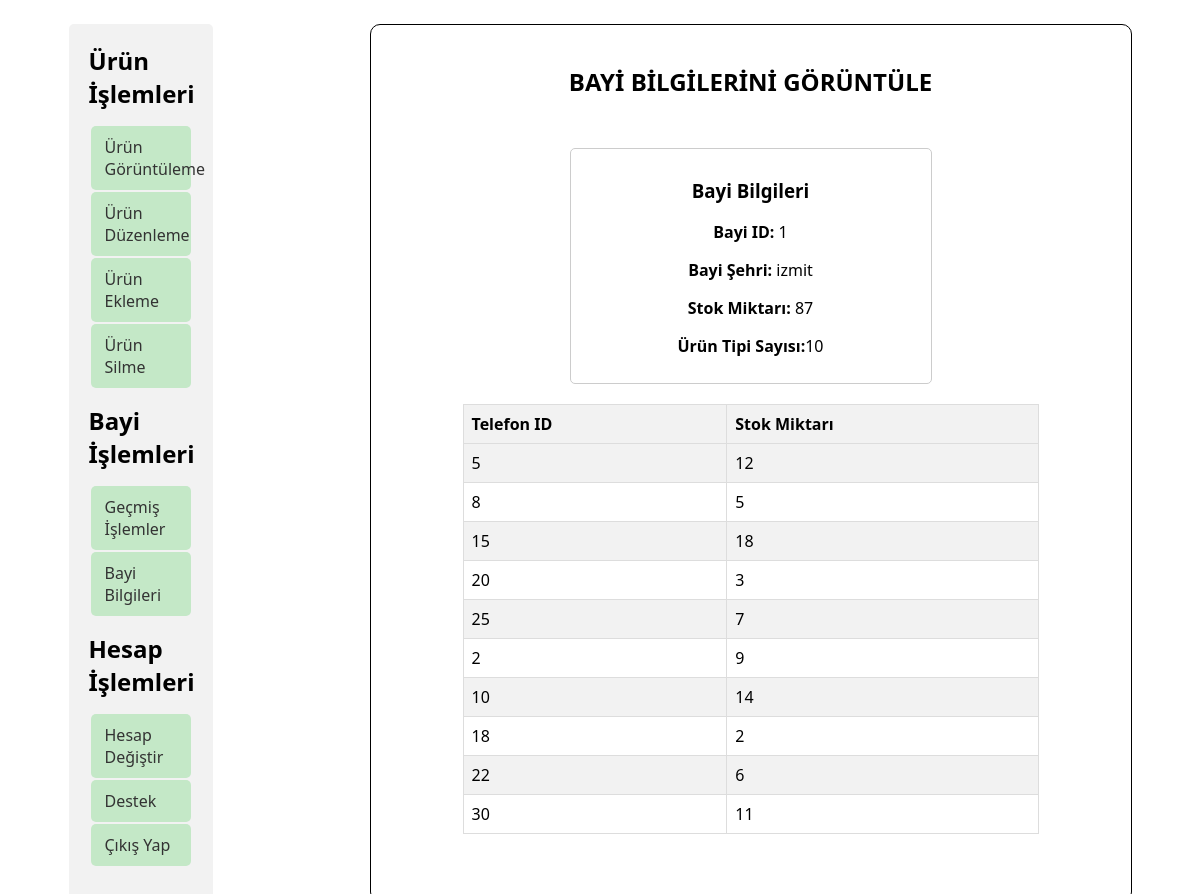
The page /php/users/bayi_yonetim/bayi_islem/bayi_bilgi.php?id=1 on the database its author committed.
### tables this page shows
CREATE TABLE `bayi` (
  `bayi_id` int(11) NOT NULL,
  `ilce` varchar(50) DEFAULT NULL,
  `depo_id` int(11) DEFAULT NULL
);

CREATE TABLE `bayi_stok` (
  `bayi_id` int(11) DEFAULT NULL,
  `telefon_id` int(11) DEFAULT NULL,
  `stok` int(11) DEFAULT NULL
);

### php/users/bayi_yonetim/bayi_islem/bayi_bilgi.php (the view, shortened to what this page needs)
<!DOCTYPE html>
<html lang="en">
<head>
  <link rel="stylesheet" href="../../../../css/master_admin.css">
</head>
<body>
  <div id="container">
    <div id="left_container">
      <?php
      $id=$_GET['id'];
      include("../bayi_left_bar.php"); ?>
    </div>
    <?php include("../../../contact/contact.php"); ?>
    <div id="right_container" class="admin_container">
      <div id="dealers_search">
        <h2>BAYİ BİLGİLERİNİ GÖRÜNTÜLE</h2>
        <div id="dealer_info_divs">
          <div class="card-container">
            <?php
            $query_dealer_stock = mysqli_query($connection, "SELECT * FROM bayi_stok WHERE bayi_id='$id'");
            $query_dealer = mysqli_query($connection, "SELECT * FROM bayi WHERE bayi_id='$id'");
            $product_types = array();
            $all_data_dealer_stock = array();
            while ($take = mysqli_fetch_array($query_dealer_stock)) {
              $data = [
                "dealer_id" => $take["bayi_id"],
                "phone_id" => $take["telefon_id"],
                "stock" => $take["stok"]
              ];
              $all_data_dealer_stock[] = $data;
              $product_types[] = $data["phone_id"];
            }
            $product_types = array_unique($product_types);
            $all_data_dealer = array();
            while ($take = mysqli_fetch_array($query_dealer)) {
              $data = [
                "dealer_id" => $take["bayi_id"],
                "city" => $take["ilce"]
              ];
              $all_data_dealer[] = $data;
            }
            foreach ($all_data_dealer as $dealer) {
              if ($dealer['dealer_id'] == $id) {
                $dealer_id = $dealer['dealer_id'];
                $dealer_city = $dealer['city'];
                $stock_amount = 0;
                foreach ($all_data_dealer_stock as $dealer_stock) {
                  if ($dealer_stock['dealer_id'] == $dealer_id) {
                    $stock_amount += $dealer_stock['stock'];
                  }
                }
                $product_type_count = count($product_types);
                echo "<div class='card' id ='dealer_card_" . $dealer_id . "' >";
                echo "<h3>Bayi Bilgileri</h3>";
                echo "<p><strong>Bayi ID:</strong> " . $dealer_id . "</p>";
                echo "<p><strong>Bayi Şehri:</strong> " . $dealer_city . "</p>";
                echo "<p><strong>Stok Miktarı:</strong> " . $stock_amount . "</p>";
                echo "<p><strong>Ürün Tipi Sayısı:</strong>" . $product_type_count . "</p>";
                echo "</div>";
                echo "<table border='1'>
                      <tr>
                      <th>Telefon ID</th>
                      <th>Stok Miktarı</th>
                      </tr>";
                foreach ($all_data_dealer_stock as $dealer_stock) {
                  if ($dealer_stock['dealer_id'] == $dealer_id) {
                    echo "<tr>";
                    echo "<td>" . $dealer_stock['phone_id'] . "</td>";
                    echo "<td>" . $dealer_stock['stock'] . "</td>";
                    echo "</tr>";
                  }
                }
                echo "</table>";
              }
            }
            ?>
          </div>
        </div>
      </div>
    </div>
</body>
</html>

### css/master_admin.css (style rules this page uses)
* { font-family: 'Segoe UI', Tahoma, Geneva, Verdana, sans-serif; }
#container { display: flex; justify-content: space-around; margin-top: 2%; }
#left_container { width: 12%; background-color: #f2f2f2; padding: 20px; border-radius: 5px; box-sizing: border-box; }
#right_container { border: 1px solid black; width: 60%; border-radius: 10px; margin-left: 20px; padding: 20px; text-align: center; }
.card-container { display: flex; flex-wrap: wrap; gap: 20px; }
.card { border: 1px solid #ccc; border-radius: 5px; padding: 10px; width: calc(50% - 20px); margin: auto; }
.card-container { margin-top: 50px; }
body { font-family: 'Segoe UI', Tahoma, Geneva, Verdana, sans-serif; margin: 0; padding: 0; }

### php/users/bayi_yonetim/bayi_islem/bayi_bilgi.php (style rules this page uses)
table { border-collapse: collapse; width: 80%; margin: auto; }
th, td { border: 1px solid #dddddd; text-align: left; padding: 8px; }
th { background-color: #f2f2f2; }
tr:nth-child(even) { background-color: #f2f2f2; }

### rows shown on the page
bayi: dealer_id "1", ilce "izmit", stock_amount "87", product_type_count "10"
bayi_stok: telefon "5", stok "12"
bayi_stok: telefon "8", stok "5"
bayi_stok: telefon "15", stok "18"
bayi_stok: telefon "20", stok "3"
bayi_stok: telefon "25", stok "7"
bayi_stok: telefon "2", stok "9"
bayi_stok: telefon "10", stok "14"
bayi_stok: telefon "18", stok "2"
bayi_stok: telefon "22", stok "6"
bayi_stok: telefon "30", stok "11"
